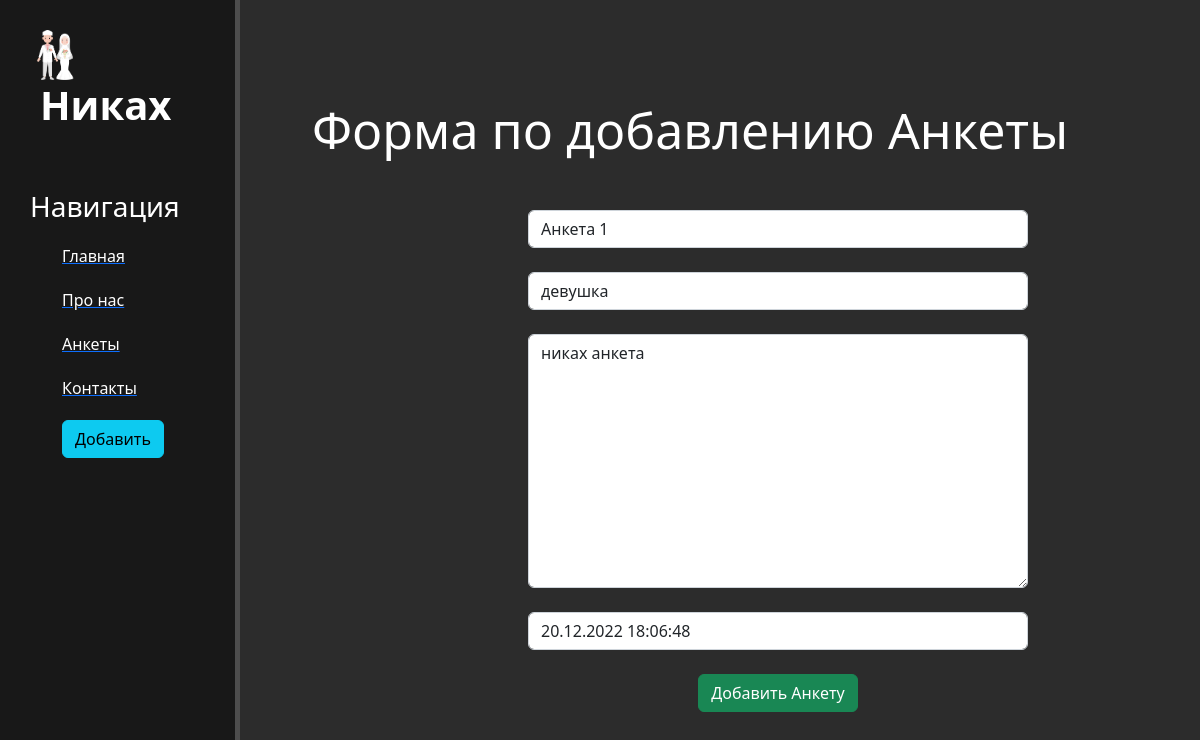
/news/1/update, run on the app's committed database.
### news/models.py (models this page shows, shortened)
class Articles(models.Model):
    title = models.CharField('Название', max_length=50)
    anons = models.CharField('Анонс', max_length=250)
    full_text = models.TextField('Статья')
    date = models.DateTimeField('Дата публикации')
    class Meta:
        verbose_name = 'Новость'
        verbose_name_plural = 'Новости'

### news/views.py (the view)
# urls.py: path('<int:pk>/update', views.NewsUpdateView.as_view(), name='news-update'),
class NewsUpdateView(UpdateView):
    model = Articles
    template_name = 'news/create.html'
    form_class = ArticlesForm

### news/forms.py
class ArticlesForm(ModelForm):
    class Meta:
        model = Articles
        fields = ['title', 'anons', 'full_text', 'date']
        widgets = {
            'title': TextInput(attrs={
                'class': 'form-control',
                'placeholder': 'Название Анкеты'
            }),
            'anons': TextInput(attrs={
                'class': 'form-control',
                'placeholder': 'Краткая информация'
            }),
            'date': DateTimeInput(attrs={
                'class': 'form-control',
                'placeholder': 'Дата публикации'
            }),
            'full_text': Textarea(attrs={
                'class': 'form-control',
                'placeholder': 'Заполните Анкету'
            })
        }

### news/templates/news/create.html (shortened to what this page needs)
{% extends 'main/layout.html' %}
{% block content %}
    <div class="features">
        <h1>Форма по добавлению Анкеты</h1>
        <form method="post">
            {{ form.title }}<br>
            {{ form.anons }}<br>
            {{ form.full_text }}<br>
            {{ form.date }}<br>
            <button class="btn btn-success" type="submit">Добавить Анкету</button>
        </form>
    </div>
{% endblock %}

### main/static/main/css/main.css (style rules this page uses)
body { background: #2c2c2c; }
main .features { float: left; color: #fff; margin-top: 100px; text-align: center; width: 75%; }
main .features h1 { font-size: 50px; }
form { margin-left: 32%; width: 500px; margin-top: 50px; }

### data on the page
Articles: title "Анкета 1", anons "девушка", full_text "никах анкета", date "20.12.2022 18:06:48"
